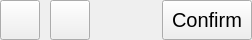
                        <widget class="QWidget" name="layer_note_edit_footer" native="true">
                         <property name="sizePolicy">
                          <sizepolicy hsizetype="MinimumExpanding" vsizetype="Minimum">
                           <horstretch>0</horstretch>
                           <verstretch>0</verstretch>
                          </sizepolicy>
                         </property>
                         <property name="minimumSize">
                          <size>
                           <width>252</width>
                           <height>40</height>
                          </size>
                         </property>
                         <property name="maximumSize">
                          <size>
                           <width>16777215</width>
                           <height>40</height>
                          </size>
                         </property>
                         <layout class="QHBoxLayout" name="note_edit_footer_container">
                          <property name="spacing">
                           <number>10</number>
                          </property>
                          <property name="leftMargin">
                           <number>0</number>
                          </property>
                          <property name="topMargin">
                           <number>0</number>
                          </property>
                          <property name="rightMargin">
                           <number>0</number>
                          </property>
                          <property name="bottomMargin">
                           <number>0</number>
                          </property>
                          <item>
                           <widget class="QPushButton" name="undo_button">
                            <property name="minimumSize">
                             <size>
                              <width>40</width>
                              <height>40</height>
                             </size>
                            </property>
                            <property name="maximumSize">
                             <size>
                              <width>40</width>
                              <height>40</height>
                             </size>
                            </property>
                            <property name="font">
                             <font>
                              <family>Arial</family>
                              <pointsize>15</pointsize>
                             </font>
                            </property>
                            <property name="text">
                             <string/>
                            </property>
                            <property name="icon">
                             <iconset resource="../../assets/rss.qrc">
                              <normaloff>:/icons/arrows/arrow_redo_dark.svg</normaloff>
                              <disabledoff>:/icons/arrows/arrow_redo_grey.svg</disabledoff>
                              <activeoff>:/icons/arrows/arrow_redo_blue.svg</activeoff>
                              <selectedoff>:/icons/arrows/arrow_redo_blue.svg</selectedoff>:/icons/arrows/arrow_redo_dark.svg</iconset>
                            </property>
                            <property name="iconSize">
                             <size>
                              <width>20</width>
                              <height>20</height>
                             </size>
                            </property>
                           </widget>
                          </item>
                          <item>
                           <widget class="QPushButton" name="redo_button">
                            <property name="minimumSize">
                             <size>
                              <width>40</width>
                              <height>40</height>
                             </size>
                            </property>
                            <property name="maximumSize">
                             <size>
                              <width>40</width>
                              <height>40</height>
                             </size>
                            </property>
                            <property name="font">
                             <font>
                              <family>Arial</family>
                              <pointsize>15</pointsize>
                             </font>
                            </property>
                            <property name="text">
                             <string/>
                            </property>
                            <property name="icon">
                             <iconset>
                              <disabledoff>:/icons/arrows/arrow_undo_grey.svg</disabledoff>
                              <activeoff>:/icons/arrows/arrow_undo_blue.svg</activeoff>
                              <selectedoff>:/icons/arrows/arrow_undo_blue.svg</selectedoff>
                             </iconset>
                            </property>
                            <property name="iconSize">
                             <size>
                              <width>20</width>
                              <height>20</height>
                             </size>
                            </property>
                           </widget>
                          </item>
                          <item>
                           <spacer name="note_edit_footer_spacer">
                            <property name="orientation">
                             <enum>Qt::Orientation::Horizontal</enum>
                            </property>
                            <property name="sizeHint" stdset="0">
                             <size>
                              <width>40</width>
                              <height>20</height>
                             </size>
                            </property>
                           </spacer>
                          </item>
                          <item>
                           <widget class="QPushButton" name="note_edit_confirm">
                            <property name="sizePolicy">
                             <sizepolicy hsizetype="Minimum" vsizetype="Fixed">
                              <horstretch>0</horstretch>
                              <verstretch>40</verstretch>
                             </sizepolicy>
                            </property>
                            <property name="minimumSize">
                             <size>
                              <width>90</width>
                              <height>40</height>
                             </size>
                            </property>
                            <property name="maximumSize">
                             <size>
                              <width>90</width>
                              <height>40</height>
                             </size>
                            </property>
                            <property name="font">
                             <font>
                              <family>Arial</family>
                              <pointsize>15</pointsize>
                             </font>
                            </property>
                            <property name="text">
                             <string>Confirm</string>
                            </property>
                            <property name="iconSize">
                             <size>
                              <width>20</width>
                              <height>20</height>
                             </size>
                            </property>
                           </widget>
                          </item>
                         </layout>
                        </widget>
